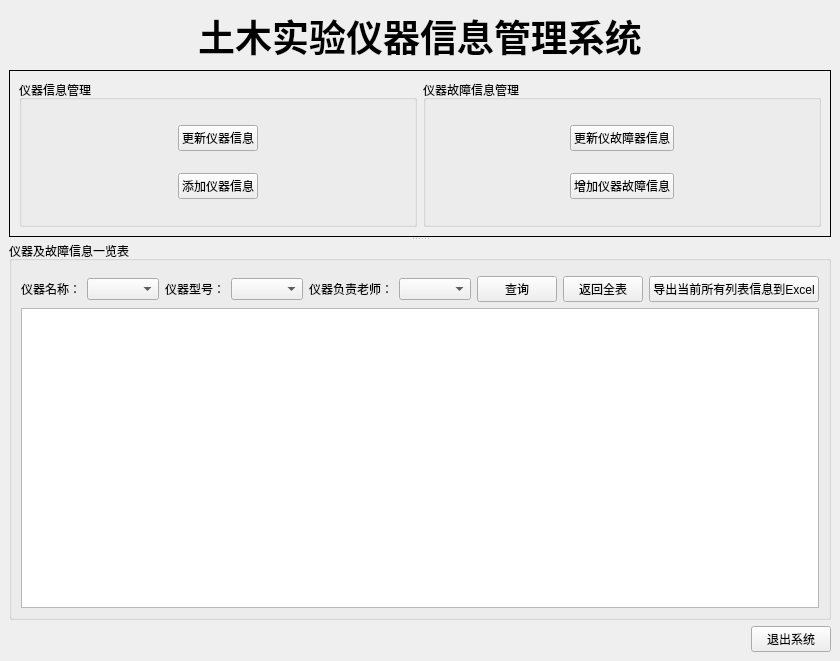
<?xml version="1.0" encoding="UTF-8"?>
<ui version="4.0">
 <class>MainWindow</class>
 <widget class="QMainWindow" name="MainWindow">
  <property name="geometry">
   <rect>
    <x>0</x>
    <y>0</y>
    <width>829</width>
    <height>661</height>
   </rect>
  </property>
  <property name="windowTitle">
   <string>MainWindow</string>
  </property>
  <property name="dockOptions">
   <set>QMainWindow::AllowTabbedDocks|QMainWindow::AnimatedDocks</set>
  </property>
  <widget class="QWidget" name="centralWidget">
   <layout class="QGridLayout" name="gridLayout_2">
    <item row="0" column="0">
     <layout class="QVBoxLayout" name="verticalLayout_4">
      <item>
       <widget class="QLabel" name="label">
        <property name="font">
         <font>
          <pointsize>28</pointsize>
          <weight>75</weight>
          <bold>true</bold>
         </font>
        </property>
        <property name="text">
         <string>土木实验仪器信息管理系统</string>
        </property>
        <property name="textFormat">
         <enum>Qt::RichText</enum>
        </property>
        <property name="scaledContents">
         <bool>false</bool>
        </property>
        <property name="alignment">
         <set>Qt::AlignCenter</set>
        </property>
       </widget>
      </item>
      <item>
       <widget class="QSplitter" name="splitter">
        <property name="orientation">
         <enum>Qt::Vertical</enum>
        </property>
        <widget class="QFrame" name="frame">
         <property name="frameShape">
          <enum>QFrame::Panel</enum>
         </property>
         <property name="frameShadow">
          <enum>QFrame::Plain</enum>
         </property>
         <layout class="QHBoxLayout" name="horizontalLayout_4">
          <item>
           <layout class="QHBoxLayout" name="horizontalLayout">
            <item>
             <widget class="QGroupBox" name="groupBox">
              <property name="title">
               <string>仪器信息管理</string>
              </property>
              <layout class="QVBoxLayout" name="verticalLayout_2">
               <item alignment="Qt::AlignHCenter">
                <widget class="QPushButton" name="pushButton_2">
                 <property name="text">
                  <string>更新仪器信息</string>
                 </property>
                </widget>
               </item>
               <item alignment="Qt::AlignHCenter">
                <widget class="QPushButton" name="pushButton_3">
                 <property name="text">
                  <string>添加仪器信息</string>
                 </property>
                </widget>
               </item>
              </layout>
             </widget>
            </item>
            <item>
             <widget class="QGroupBox" name="groupBox_2">
              <property name="title">
               <string>仪器故障信息管理</string>
              </property>
              <layout class="QVBoxLayout" name="verticalLayout">
               <item alignment="Qt::AlignHCenter">
                <widget class="QPushButton" name="pushButton_5">
                 <property name="text">
                  <string>更新仪故障器信息</string>
                 </property>
                </widget>
               </item>
               <item alignment="Qt::AlignHCenter">
                <widget class="QPushButton" name="pushButton_6">
                 <property name="text">
                  <string>增加仪器故障信息</string>
                 </property>
                </widget>
               </item>
              </layout>
             </widget>
            </item>
           </layout>
          </item>
         </layout>
         <zorder></zorder>
        </widget>
        <widget class="QGroupBox" name="groupBox_3">
         <property name="title">
          <string>仪器及故障信息一览表</string>
         </property>
         <layout class="QGridLayout" name="gridLayout">
          <item row="1" column="0">
           <layout class="QVBoxLayout" name="verticalLayout_3">
            <item>
             <layout class="QHBoxLayout" name="horizontalLayout_3">
              <item alignment="Qt::AlignRight">
               <widget class="QLabel" name="label_2">
                <property name="text">
                 <string>仪器名称：</string>
                </property>
               </widget>
              </item>
              <item alignment="Qt::AlignLeft">
               <widget class="QComboBox" name="comboBox_3"/>
              </item>
              <item alignment="Qt::AlignRight">
               <widget class="QLabel" name="label_3">
                <property name="text">
                 <string>仪器型号：</string>
                </property>
               </widget>
              </item>
              <item alignment="Qt::AlignLeft">
               <widget class="QComboBox" name="comboBox_2"/>
              </item>
              <item alignment="Qt::AlignRight">
               <widget class="QLabel" name="label_4">
                <property name="text">
                 <string>仪器负责老师：</string>
                </property>
               </widget>
              </item>
              <item alignment="Qt::AlignLeft">
               <widget class="QComboBox" name="comboBox"/>
              </item>
              <item>
               <widget class="QPushButton" name="pushButton_7">
                <property name="text">
                 <string>查询</string>
                </property>
               </widget>
              </item>
              <item>
               <widget class="QPushButton" name="pushButton_8">
                <property name="text">
                 <string>返回全表</string>
                </property>
               </widget>
              </item>
              <item alignment="Qt::AlignRight">
               <widget class="QPushButton" name="pushButton_4">
                <property name="text">
                 <string>导出当前所有列表信息到Excel</string>
                </property>
               </widget>
              </item>
             </layout>
            </item>
            <item>
             <widget class="QTableView" name="tableView"/>
            </item>
           </layout>
          </item>
          <item row="0" column="0">
           <widget class="QFrame" name="frame_2">
            <property name="frameShape">
             <enum>QFrame::StyledPanel</enum>
            </property>
            <property name="frameShadow">
             <enum>QFrame::Raised</enum>
            </property>
           </widget>
          </item>
         </layout>
        </widget>
       </widget>
      </item>
      <item>
       <layout class="QHBoxLayout" name="horizontalLayout_2">
        <item>
         <spacer name="horizontalSpacer">
          <property name="orientation">
           <enum>Qt::Horizontal</enum>
          </property>
          <property name="sizeHint" stdset="0">
           <size>
            <width>447</width>
            <height>20</height>
           </size>
          </property>
         </spacer>
        </item>
        <item>
         <widget class="QPushButton" name="pushButton">
          <property name="text">
           <string>退出系统</string>
          </property>
         </widget>
        </item>
       </layout>
      </item>
     </layout>
    </item>
   </layout>
  </widget>
 </widget>
 <tabstops>
  <tabstop>pushButton_2</tabstop>
  <tabstop>pushButton_3</tabstop>
  <tabstop>pushButton_5</tabstop>
  <tabstop>pushButton_6</tabstop>
  <tabstop>pushButton_7</tabstop>
  <tabstop>tableView</tabstop>
  <tabstop>pushButton</tabstop>
 </tabstops>
 <resources/>
 <connections>
  <connection>
   <sender>pushButton</sender>
   <signal>clicked()</signal>
   <receiver>MainWindow</receiver>
   <slot>close()</slot>
   <hints>
    <hint type="sourcelabel">
     <x>771</x>
     <y>640</y>
    </hint>
    <hint type="destinationlabel">
     <x>693</x>
     <y>642</y>
    </hint>
   </hints>
  </connection>
 </connections>
</ui>
